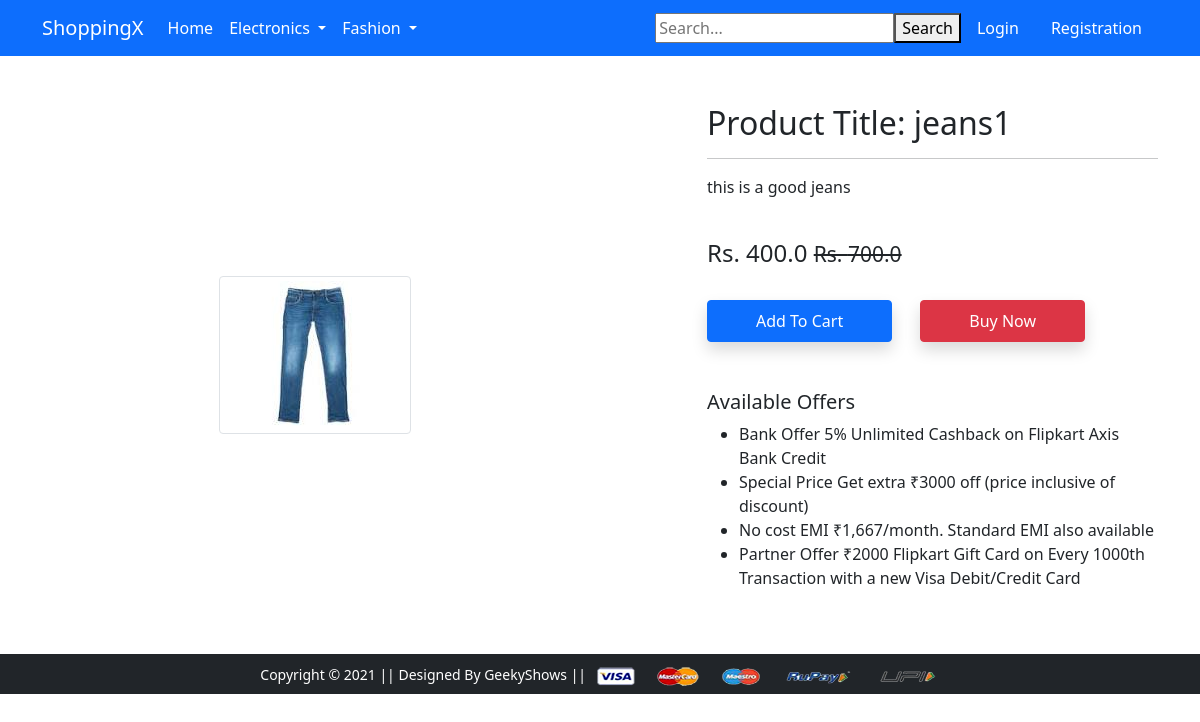
The page /Product-detail/1 on the database its author committed.
### app/models.py (models this page shows)
class Product(models.Model):
         title=models.CharField(max_length=100)
         selling_price =models.FloatField()
         discounted_price =models.FloatField()
         description =models.TextField()
         brand =models.CharField(max_length=100)
         category =models.CharField(choices=CATEGORY_CHOICES,max_length=2)
         product_image =models.ImageField(upload_to='productimg')

### app/views.py (the view)
# urls.py: path('Product-detail/<int:pk>', views.ProductDetailView.as_view(), name='product-detail'),
class ProductDetailView(View):
 def get(self,request,pk):
  totalitem = 0
  product=Product.objects.get(pk=pk)
  item_already_in_cart = False
  if request.user.is_authenticated:
    totalitem = len(Cart.objects.filter(user=request.user))
    item_already_in_cart = Cart.objects.filter(Q(product=product.id)& Q(user = request.user)).exists()
  return render(request,'app/productdetail.html',{'product':product,'item_already_in_cart':item_already_in_cart,'totalitem':totalitem})

### app/templates/app/productdetail.html (shortened to what this page needs)
{% extends 'app/base.html' %}
{% load static %}
{% block main-content %}
<div class="container my-5">
 <div class="row">
  <div class="col-sm-6 text-center align-self-center">
   <img src="{{product.product_image.url}}" alt="" class="img-fluid img-thumbnail">
  </div>
  <div class="col-sm-5 offset-sm-1">
   <h2>Product Title: {{product.title}}</h2>
   <hr>
   <p>{{product.description}}</p> <br>
   <h4>Rs. {{product.discounted_price}} <small class="fw-light text-decoration-line-through">Rs. {{product.selling_price}}</small></h4> <br>
{% if not request.user.is_authenticated %}
   <form action="/add-to-cart " class="d-inline">
    <button type="submit" class="btn btn-primary shadow px-5 py-2">Add To Cart</button>
   </form>
{% endif %}
   <a href="{% url 'checkout' %}" class="btn btn-danger shadow px-5 py-2 ms-4">Buy Now</a>
   <h5 class="mt-5">Available Offers</h5>
   <ul>
    <li>Bank Offer 5% Unlimited Cashback on Flipkart Axis Bank Credit</li>
    <li>Special Price Get extra ₹3000 off (price inclusive of discount)</li>
    <li>No cost EMI ₹1,667/month. Standard EMI also available</li>
    <li>Partner Offer ₹2000 Flipkart Gift Card on Every 1000th Transaction with a new Visa Debit/Credit Card</li>
   </ul>
  </div>
 </div>
</div>
{% endblock main-content %}

### rows shown on the page
Product: product_image (picture), title "jeans1", description "this is a good jeans", discounted_price "400.0", selling_price "700.0"
